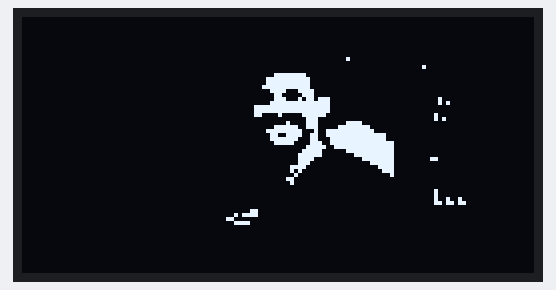
Bench run of a sketch on a simulated Arduino Uno, built with avr-gcc and run on an emulated ATmega328P. Parts: 128×64 one-colour display.

Above: at 0.1 s.

The sketch:

OLED_Image.ino
```cpp
#include <SPI.h>
#include <Wire.h>
#include <Adafruit_GFX.h>
#include <Adafruit_SSD1306.h>

Adafruit_SSD1306 display(-1);

const unsigned char Geethesh1 [] PROGMEM = {// 'Geethu Photo - 05', 128x64px
0xff, 0xff, 0xff, 0xff, 0xff, 0xff, 0xff, 0xff, 0xff, 0xff, 0xff, 0xff, 0xff, 0xff, 0xff, 0xff,
0xff, 0xff, 0xff, 0xff, 0xff, 0xff, 0xff, 0xff, 0xff, 0xff, 0xff, 0xff, 0xff, 0xff, 0xff, 0xff,
0xff, 0xff, 0xff, 0xff, 0xff, 0xff, 0xff, 0xff, 0xff, 0xff, 0xff, 0xff, 0xff, 0xff, 0xff, 0xff,
0xff, 0xff, 0xff, 0xff, 0xff, 0xff, 0xff, 0xff, 0xff, 0xff, 0xff, 0xff, 0xff, 0xff, 0xff, 0xff,
0xff, 0xff, 0xff, 0xff, 0xff, 0xff, 0xff, 0xff, 0xff, 0xff, 0xff, 0xff, 0xff, 0xff, 0xff, 0xff,
0xff, 0xff, 0xff, 0xff, 0xff, 0xff, 0xfe, 0x00, 0x03, 0xff, 0xff, 0xff, 0xff, 0xff, 0xff, 0xff,
0xff, 0xff, 0xff, 0xff, 0xff, 0xff, 0x80, 0x00, 0x00, 0x07, 0xff, 0xff, 0xff, 0xff, 0xff, 0xff,
0xff, 0xff, 0xff, 0xff, 0xff, 0xfc, 0x00, 0x00, 0x00, 0x00, 0x03, 0xff, 0xff, 0xff, 0xff, 0xff,
0xff, 0xff, 0xff, 0xff, 0xff, 0xe0, 0x00, 0x00, 0x00, 0x00, 0x00, 0x7f, 0xff, 0xff, 0xff, 0xff,
0xff, 0xff, 0xff, 0xff, 0xff, 0x00, 0x00, 0x00, 0x00, 0x00, 0x00, 0x1f, 0xff, 0xff, 0xff, 0xff,
0xff, 0xff, 0xff, 0xff, 0xf8, 0x00, 0x00, 0x00, 0x00, 0x00, 0x00, 0x07, 0xff, 0xff, 0xff, 0xff,
0xff, 0xff, 0xff, 0xff, 0xe0, 0x00, 0x00, 0x00, 0x00, 0x00, 0x00, 0x03, 0xff, 0xff, 0xff, 0xff,
0xff, 0xff, 0xff, 0xff, 0x00, 0x00, 0x00, 0x00, 0x00, 0x00, 0x00, 0x00, 0xff, 0xff, 0xff, 0xff,
0xff, 0xff, 0xff, 0xfe, 0x00, 0x00, 0x00, 0x00, 0x00, 0x00, 0x00, 0x00, 0xff, 0xff, 0xff, 0xff,
0xff, 0xff, 0xff, 0xfc, 0x00, 0x00, 0x00, 0x00, 0x00, 0x00, 0x00, 0x00, 0x7f, 0xff, 0xff, 0xff,
0xff, 0xff, 0xff, 0xf8, 0x00, 0x00, 0x1f, 0x80, 0x07, 0xe0, 0x00, 0x00, 0x3f, 0xff, 0xff, 0xff,
0xff, 0xff, 0xff, 0xf8, 0x00, 0x03, 0xff, 0xff, 0xff, 0xfc, 0x00, 0x00, 0x3f, 0xff, 0xff, 0xff,
0xff, 0xff, 0xff, 0xf0, 0x00, 0x03, 0xff, 0xff, 0xff, 0xfe, 0x00, 0x00, 0x3f, 0xff, 0xff, 0xff,
0xff, 0xff, 0xff, 0xf8, 0x00, 0x03, 0xff, 0xff, 0xff, 0xff, 0xc0, 0x00, 0x1f, 0xff, 0xff, 0xff,
0xff, 0xff, 0xff, 0xf8, 0x00, 0x00, 0xff, 0xff, 0xff, 0xff, 0xe0, 0x00, 0x3f, 0xff, 0xff, 0xff,
0xff, 0xff, 0xff, 0xf0, 0x00, 0x00, 0xff, 0xff, 0xff, 0xff, 0xf0, 0x00, 0x3f, 0xff, 0xff, 0xff,
0xff, 0xff, 0xff, 0xf8, 0x00, 0x00, 0xff, 0xff, 0xff, 0xfe, 0x0c, 0x00, 0x3f, 0xff, 0xff, 0xff,
0xff, 0xff, 0xff, 0xfc, 0x00, 0x00, 0x01, 0xff, 0xfe, 0x00, 0xc6, 0x00, 0xff, 0xff, 0xff, 0xff,
0xff, 0xff, 0xff, 0xfc, 0x00, 0x03, 0xe0, 0x1f, 0xf8, 0x00, 0xfe, 0x0f, 0xff, 0xff, 0xff, 0xff,
0xff, 0xff, 0xff, 0xfe, 0x00, 0x00, 0x07, 0x87, 0xfd, 0xc3, 0x8e, 0x3f, 0xff, 0xff, 0xff, 0xff,
0xff, 0xff, 0xff, 0xfe, 0x00, 0x00, 0xff, 0xc7, 0xff, 0x3f, 0xff, 0x3f, 0xff, 0xff, 0xff, 0xff,
0xff, 0xff, 0xff, 0xfe, 0x00, 0x1c, 0x7f, 0x9f, 0xff, 0xff, 0xff, 0x7f, 0xff, 0xff, 0xff, 0xff,
0xff, 0xff, 0xff, 0xff, 0x00, 0x3f, 0xff, 0xff, 0xff, 0xff, 0xff, 0x7f, 0xff, 0xff, 0xff, 0xff,
0xff, 0xff, 0xff, 0xff, 0x80, 0x3f, 0xff, 0xef, 0xff, 0xff, 0xff, 0x7f, 0xff, 0xff, 0xff, 0xff,
0xff, 0xff, 0xff, 0xff, 0xc0, 0x1f, 0xff, 0x9f, 0xff, 0xff, 0xff, 0x7f, 0xff, 0xff, 0xff, 0xff,
0xff, 0xff, 0xff, 0xff, 0xf0, 0x1f, 0xff, 0xc0, 0xff, 0xff, 0xff, 0xff, 0xff, 0xff, 0xff, 0xff,
0xff, 0xff, 0xff, 0xff, 0xf8, 0x07, 0xff, 0xe0, 0x60, 0x7f, 0xff, 0xff, 0xff, 0xff, 0xff, 0xff,
0xff, 0xff, 0xff, 0xff, 0xff, 0x03, 0xf8, 0x01, 0xf9, 0x03, 0xff, 0xff, 0xff, 0xff, 0xff, 0xff,
0xff, 0xff, 0xff, 0xff, 0xff, 0xc0, 0xe0, 0x01, 0xb8, 0x01, 0xff, 0xff, 0xff, 0xff, 0xff, 0xff,
0xff, 0xff, 0xff, 0xff, 0xff, 0xc0, 0x00, 0x07, 0xff, 0xff, 0xff, 0xff, 0xff, 0xff, 0xff, 0xff,
0xff, 0xff, 0xff, 0xff, 0xff, 0xe0, 0x01, 0xdf, 0xff, 0xff, 0xef, 0xff, 0xff, 0xff, 0xff, 0xff,
0xff, 0xff, 0xff, 0xff, 0xff, 0xc0, 0x00, 0x1f, 0x1f, 0xff, 0xfb, 0xff, 0xff, 0xff, 0xff, 0xff,
0xff, 0xff, 0xff, 0xff, 0xff, 0x00, 0x00, 0x7f, 0xff, 0xfc, 0xf8, 0xff, 0xff, 0xff, 0xff, 0xff,
0xff, 0xff, 0xff, 0xff, 0xfe, 0x00, 0x00, 0x0f, 0xff, 0xe3, 0xf8, 0x7f, 0xff, 0xff, 0xff, 0xff,
0xff, 0xff, 0xff, 0xff, 0xe0, 0x00, 0x00, 0x00, 0x00, 0x1f, 0xf8, 0x1f, 0xff, 0xff, 0xff, 0xff,
0xff, 0xff, 0xff, 0xff, 0x00, 0x00, 0x7e, 0x00, 0x1f, 0xff, 0xf8, 0x00, 0xff, 0xff, 0xff, 0xff,
0xff, 0xff, 0xff, 0xf0, 0x00, 0x00, 0xff, 0xff, 0xff, 0xff, 0xf0, 0x40, 0x03, 0xff, 0xff, 0xff,
0xff, 0xff, 0xff, 0x80, 0x00, 0x00, 0xff, 0xff, 0xff, 0xff, 0xe0, 0x00, 0x00, 0x0f, 0xff, 0xff,
0xff, 0xff, 0xf0, 0x00, 0x00, 0x00, 0x7f, 0xff, 0xff, 0xff, 0xc1, 0xc0, 0x00, 0x04, 0x3f, 0xff,
0xff, 0xff, 0x00, 0x00, 0x00, 0x00, 0x1f, 0xff, 0xff, 0xff, 0x00, 0x20, 0x00, 0x00, 0x08, 0xff,
0xff, 0x80, 0x00, 0x00, 0x00, 0x00, 0x0f, 0xff, 0xff, 0xfe, 0x00, 0x00, 0x00, 0x00, 0x10, 0x07,
0xf8, 0x00, 0x00, 0x00, 0x00, 0x00, 0x0f, 0xff, 0xff, 0xfc, 0x01, 0x00, 0x00, 0x00, 0x10, 0xd1,
0x80, 0x00, 0x00, 0x00, 0x00, 0x00, 0x01, 0xff, 0xff, 0xc5, 0x00, 0x00, 0x00, 0x00, 0x01, 0xf1,
0x80, 0x00, 0x00, 0x00, 0x00, 0x00, 0x08, 0x3f, 0xff, 0xfe, 0x10, 0x00, 0x00, 0x00, 0x07, 0xb1,
0x80, 0x00, 0x00, 0x00, 0x00, 0x00, 0x01, 0x6f, 0xf9, 0xe2, 0x00, 0x00, 0x70, 0x00, 0x07, 0xf3,
0x80, 0x00, 0x00, 0x00, 0x00, 0x80, 0x02, 0x07, 0xe3, 0x80, 0x00, 0xd8, 0x28, 0x00, 0x07, 0xe3,
0x80, 0x00, 0x0c, 0x00, 0x00, 0xc0, 0x0e, 0x01, 0x10, 0x00, 0x41, 0xdd, 0xf8, 0x00, 0x07, 0xe7,
0x80, 0x08, 0x10, 0x00, 0x00, 0x00, 0x40, 0x20, 0x78, 0x00, 0x80, 0xbb, 0xf1, 0x00, 0xc7, 0xe7,
0x80, 0x04, 0x00, 0x00, 0x00, 0x00, 0x10, 0x00, 0x18, 0x02, 0xe0, 0xff, 0xec, 0x00, 0x37, 0xe7,
0x81, 0x30, 0x00, 0x00, 0x01, 0x18, 0x00, 0x28, 0x80, 0x03, 0x7c, 0x71, 0x05, 0xc0, 0x1b, 0xe3,
0x80, 0x00, 0x00, 0x00, 0x00, 0x08, 0x00, 0x30, 0xa0, 0x03, 0x00, 0x77, 0x8f, 0x10, 0xf8, 0xe3,
0x81, 0x00, 0x00, 0x00, 0x04, 0x0c, 0x08, 0x10, 0xa0, 0x03, 0x20, 0x7f, 0xff, 0x40, 0xf2, 0x67,
0x84, 0x00, 0x00, 0x00, 0x00, 0x00, 0x00, 0x1c, 0xb0, 0x00, 0x00, 0x7f, 0x1f, 0xc7, 0xff, 0x7f,
0x80, 0x80, 0x00, 0x00, 0x00, 0x00, 0x00, 0x04, 0xb8, 0x0f, 0x1c, 0x7e, 0x3f, 0xef, 0xfe, 0xbf,
0x80, 0x00, 0x00, 0x00, 0x20, 0x07, 0x01, 0x26, 0xb8, 0x0d, 0x01, 0xc5, 0x7d, 0x7f, 0xfe, 0xc7,
0x80, 0x00, 0x00, 0x00, 0x00, 0x04, 0x00, 0x9a, 0x34, 0x01, 0x81, 0xef, 0xfe, 0x7f, 0xdf, 0xe1,
0x84, 0x00, 0x00, 0x03, 0x00, 0xc0, 0x00, 0x42, 0xbe, 0x03, 0x93, 0xc4, 0xb5, 0x3f, 0x4f, 0xd1,
0x80, 0x00, 0x00, 0x01, 0x00, 0x00, 0x08, 0x62, 0x20, 0x01, 0xbc, 0x00, 0x77, 0x1c, 0x30, 0xfb,
0x80, 0x00, 0x34, 0x10, 0x00, 0xfc, 0x7c, 0x32, 0x00, 0x03, 0xf8, 0x07, 0xe2, 0x94, 0x00, 0x01
};
const unsigned char Geethesh2 [] PROGMEM = {
 // 'DSC00180', 128x64px
0x00, 0x00, 0x00, 0x00, 0x00, 0x00, 0x00, 0x00, 0x00, 0x00, 0x00, 0x00, 0x00, 0x00, 0x00, 0x00,
0x00, 0x00, 0x00, 0x00, 0x00, 0x00, 0x00, 0x00, 0x00, 0x00, 0x00, 0x00, 0x00, 0x00, 0x00, 0x00,
0x00, 0x00, 0x00, 0x00, 0x00, 0x00, 0x00, 0x00, 0x00, 0x00, 0x00, 0x00, 0x00, 0x00, 0x00, 0x00,
0x00, 0x00, 0x00, 0x00, 0x00, 0x00, 0x00, 0x00, 0x00, 0x00, 0x00, 0x00, 0x00, 0x00, 0x00, 0x00,
0x00, 0x00, 0x00, 0x00, 0x00, 0x00, 0x00, 0x00, 0x00, 0x00, 0x00, 0x00, 0x00, 0x00, 0x00, 0x00,
0x00, 0x00, 0x00, 0x00, 0x00, 0x00, 0x00, 0x00, 0x00, 0x00, 0x00, 0x00, 0x00, 0x00, 0x00, 0x00,
0x00, 0x00, 0x00, 0x00, 0x00, 0x00, 0x00, 0x00, 0x00, 0x00, 0x00, 0x00, 0x00, 0x00, 0x00, 0x00,
0x00, 0x00, 0x00, 0x00, 0x00, 0x00, 0x00, 0x00, 0x00, 0x00, 0x00, 0x00, 0x00, 0x00, 0x00, 0x00,
0x00, 0x00, 0x00, 0x00, 0x00, 0x00, 0x00, 0x00, 0x00, 0x00, 0x00, 0x00, 0x00, 0x00, 0x00, 0x00,
0x00, 0x00, 0x00, 0x00, 0x00, 0x00, 0x00, 0x00, 0x00, 0x00, 0x00, 0x00, 0x00, 0x00, 0x00, 0x00,
0x00, 0x00, 0x00, 0x00, 0x00, 0x00, 0x00, 0x00, 0x00, 0x00, 0x40, 0x00, 0x00, 0x00, 0x00, 0x00,
0x00, 0x00, 0x00, 0x00, 0x00, 0x00, 0x00, 0x00, 0x00, 0x00, 0x00, 0x00, 0x00, 0x00, 0x00, 0x00,
0x00, 0x00, 0x00, 0x00, 0x00, 0x00, 0x00, 0x00, 0x00, 0x00, 0x00, 0x00, 0x08, 0x00, 0x00, 0x00,
0x00, 0x00, 0x00, 0x00, 0x00, 0x00, 0x00, 0x00, 0x00, 0x00, 0x00, 0x00, 0x00, 0x00, 0x00, 0x00,
0x00, 0x00, 0x00, 0x00, 0x00, 0x00, 0x00, 0x01, 0xfe, 0x00, 0x00, 0x00, 0x00, 0x00, 0x00, 0x00,
0x00, 0x00, 0x00, 0x00, 0x00, 0x00, 0x00, 0x07, 0xff, 0x00, 0x00, 0x00, 0x00, 0x00, 0x00, 0x00,
0x00, 0x00, 0x00, 0x00, 0x00, 0x00, 0x00, 0x07, 0xff, 0x00, 0x00, 0x00, 0x00, 0x00, 0x00, 0x00,
0x00, 0x00, 0x00, 0x00, 0x00, 0x00, 0x00, 0x0f, 0xff, 0x00, 0x00, 0x00, 0x00, 0x00, 0x00, 0x00,
0x00, 0x00, 0x00, 0x00, 0x00, 0x00, 0x00, 0x03, 0xc7, 0x80, 0x00, 0x00, 0x00, 0x00, 0x00, 0x00,
0x00, 0x00, 0x00, 0x00, 0x00, 0x00, 0x00, 0x01, 0x83, 0x80, 0x00, 0x00, 0x00, 0x00, 0x00, 0x00,
0x00, 0x00, 0x00, 0x00, 0x00, 0x00, 0x00, 0x01, 0xc5, 0xb8, 0x00, 0x00, 0x00, 0x80, 0x00, 0x00,
0x00, 0x00, 0x00, 0x00, 0x00, 0x00, 0x00, 0x03, 0xff, 0xf8, 0x00, 0x00, 0x00, 0xa0, 0x00, 0x00,
0x00, 0x00, 0x00, 0x00, 0x00, 0x00, 0x00, 0x3f, 0xff, 0xf8, 0x00, 0x00, 0x00, 0x00, 0x00, 0x00,
0x00, 0x00, 0x00, 0x00, 0x00, 0x00, 0x00, 0x3f, 0xff, 0xf8, 0x00, 0x00, 0x00, 0x00, 0x00, 0x00,
0x00, 0x00, 0x00, 0x00, 0x00, 0x00, 0x00, 0x30, 0x83, 0xf0, 0x00, 0x00, 0x01, 0x00, 0x00, 0x00,
0x00, 0x00, 0x00, 0x00, 0x00, 0x00, 0x00, 0x00, 0x01, 0xc0, 0x00, 0x00, 0x01, 0x40, 0x00, 0x00,
0x00, 0x00, 0x00, 0x00, 0x00, 0x00, 0x00, 0x00, 0x21, 0xc0, 0x78, 0x00, 0x00, 0x00, 0x00, 0x00,
0x00, 0x00, 0x00, 0x00, 0x00, 0x00, 0x00, 0x01, 0xf9, 0xc1, 0xfe, 0x00, 0x00, 0x00, 0x00, 0x00,
0x00, 0x00, 0x00, 0x00, 0x00, 0x00, 0x00, 0x07, 0xfc, 0x4f, 0xff, 0x00, 0x00, 0x00, 0x00, 0x00,
0x00, 0x00, 0x00, 0x00, 0x00, 0x00, 0x00, 0x03, 0x3c, 0xcf, 0xff, 0xe0, 0x00, 0x00, 0x00, 0x00,
0x00, 0x00, 0x00, 0x00, 0x00, 0x00, 0x00, 0x03, 0xf8, 0xc7, 0xff, 0xe0, 0x00, 0x00, 0x00, 0x00,
0x00, 0x00, 0x00, 0x00, 0x00, 0x00, 0x00, 0x01, 0xf0, 0xe7, 0xff, 0xf8, 0x00, 0x00, 0x00, 0x00,
0x00, 0x00, 0x00, 0x00, 0x00, 0x00, 0x00, 0x00, 0x01, 0xf3, 0xff, 0xf8, 0x00, 0x00, 0x00, 0x00,
0x00, 0x00, 0x00, 0x00, 0x00, 0x00, 0x00, 0x00, 0x03, 0xe0, 0x7f, 0xf8, 0x00, 0x00, 0x00, 0x00,
0x00, 0x00, 0x00, 0x00, 0x00, 0x00, 0x00, 0x00, 0x07, 0xe0, 0x1f, 0xf8, 0x00, 0x00, 0x00, 0x00,
0x00, 0x00, 0x00, 0x00, 0x00, 0x00, 0x00, 0x00, 0x07, 0x80, 0x07, 0xf8, 0x03, 0x00, 0x00, 0x00,
0x00, 0x00, 0x00, 0x00, 0x00, 0x00, 0x00, 0x00, 0x07, 0x00, 0x01, 0xf8, 0x00, 0x00, 0x00, 0x00,
0x00, 0x00, 0x00, 0x00, 0x00, 0x00, 0x00, 0x00, 0x1e, 0x00, 0x00, 0x78, 0x00, 0x00, 0x00, 0x00,
0x00, 0x00, 0x00, 0x00, 0x00, 0x00, 0x00, 0x00, 0x14, 0x00, 0x00, 0x38, 0x00, 0x00, 0x00, 0x00,
0x00, 0x00, 0x00, 0x00, 0x00, 0x00, 0x00, 0x00, 0x08, 0x00, 0x00, 0x08, 0x00, 0x00, 0x00, 0x00,
0x00, 0x00, 0x00, 0x00, 0x00, 0x00, 0x00, 0x00, 0x30, 0x00, 0x00, 0x00, 0x00, 0x00, 0x00, 0x00,
0x00, 0x00, 0x00, 0x00, 0x00, 0x00, 0x00, 0x00, 0x10, 0x00, 0x00, 0x00, 0x00, 0x00, 0x00, 0x00,
0x00, 0x00, 0x00, 0x00, 0x00, 0x00, 0x00, 0x00, 0x00, 0x00, 0x00, 0x00, 0x00, 0x00, 0x00, 0x00,
0x00, 0x00, 0x00, 0x00, 0x00, 0x00, 0x00, 0x00, 0x00, 0x00, 0x00, 0x00, 0x01, 0x00, 0x00, 0x00,
0x00, 0x00, 0x00, 0x00, 0x00, 0x00, 0x00, 0x00, 0x00, 0x00, 0x00, 0x00, 0x01, 0x00, 0x00, 0x00,
0x00, 0x00, 0x00, 0x00, 0x00, 0x00, 0x00, 0x00, 0x00, 0x00, 0x00, 0x00, 0x01, 0x24, 0x00, 0x00,
0x00, 0x00, 0x00, 0x00, 0x00, 0x00, 0x00, 0x00, 0x00, 0x00, 0x00, 0x00, 0x01, 0xb6, 0x00, 0x00,
0x00, 0x00, 0x00, 0x00, 0x00, 0x00, 0x00, 0x00, 0x00, 0x00, 0x00, 0x00, 0x00, 0x00, 0x00, 0x00,
0x00, 0x00, 0x00, 0x00, 0x00, 0x00, 0x00, 0x60, 0x00, 0x00, 0x00, 0x00, 0x00, 0x00, 0x00, 0x00,
0x00, 0x00, 0x00, 0x00, 0x00, 0x00, 0x05, 0xe0, 0x00, 0x00, 0x00, 0x00, 0x00, 0x00, 0x00, 0x00,
0x00, 0x00, 0x00, 0x00, 0x00, 0x00, 0x18, 0x00, 0x00, 0x00, 0x00, 0x00, 0x00, 0x00, 0x00, 0x00,
0x00, 0x00, 0x00, 0x00, 0x00, 0x00, 0x07, 0x80, 0x00, 0x00, 0x00, 0x00, 0x00, 0x00, 0x00, 0x00,
0x00, 0x00, 0x00, 0x00, 0x00, 0x00, 0x00, 0x00, 0x00, 0x00, 0x00, 0x00, 0x00, 0x00, 0x00, 0x00,
0x00, 0x00, 0x00, 0x00, 0x00, 0x00, 0x00, 0x00, 0x00, 0x00, 0x00, 0x00, 0x00, 0x00, 0x00, 0x00,
0x00, 0x00, 0x00, 0x00, 0x00, 0x00, 0x00, 0x00, 0x00, 0x00, 0x00, 0x00, 0x00, 0x00, 0x00, 0x00,
0x00, 0x00, 0x00, 0x00, 0x00, 0x00, 0x00, 0x00, 0x00, 0x00, 0x00, 0x00, 0x00, 0x00, 0x00, 0x00,
0x00, 0x00, 0x00, 0x00, 0x00, 0x00, 0x00, 0x00, 0x00, 0x00, 0x00, 0x00, 0x00, 0x00, 0x00, 0x00,
0x00, 0x00, 0x00, 0x00, 0x00, 0x00, 0x00, 0x00, 0x00, 0x00, 0x00, 0x00, 0x00, 0x00, 0x00, 0x00,
0x00, 0x00, 0x00, 0x00, 0x00, 0x00, 0x00, 0x00, 0x00, 0x00, 0x00, 0x00, 0x00, 0x00, 0x00, 0x00,
0x00, 0x00, 0x00, 0x00, 0x00, 0x00, 0x00, 0x00, 0x00, 0x00, 0x00, 0x00, 0x00, 0x00, 0x00, 0x00,
0x00, 0x00, 0x00, 0x00, 0x00, 0x00, 0x00, 0x00, 0x00, 0x00, 0x00, 0x00, 0x00, 0x00, 0x00, 0x00,
0x00, 0x00, 0x00, 0x00, 0x00, 0x00, 0x00, 0x00, 0x00, 0x00, 0x00, 0x00, 0x00, 0x00, 0x00, 0x00,
0x00, 0x00, 0x00, 0x00, 0x00, 0x00, 0x00, 0x00, 0x00, 0x00, 0x00, 0x00, 0x00, 0x00, 0x00, 0x00,
0x00, 0x00, 0x00, 0x00, 0x00, 0x00, 0x00, 0x00, 0x00, 0x00, 0x00, 0x00, 0x00, 0x00, 0x00, 0x00
};

void setup()
{
  // initialize with the I2C addr 0x3C
  display.begin(SSD1306_SWITCHCAPVCC, 0x3C);

  // Clear the buffer.
  display.clearDisplay();

  // Display bitmap
  display.drawBitmap(0, 0,  Geethesh2, 128, 64, WHITE);
  display.display();

  // Invert Display
  //display.invertDisplay(1);
}

void loop() {}
```
